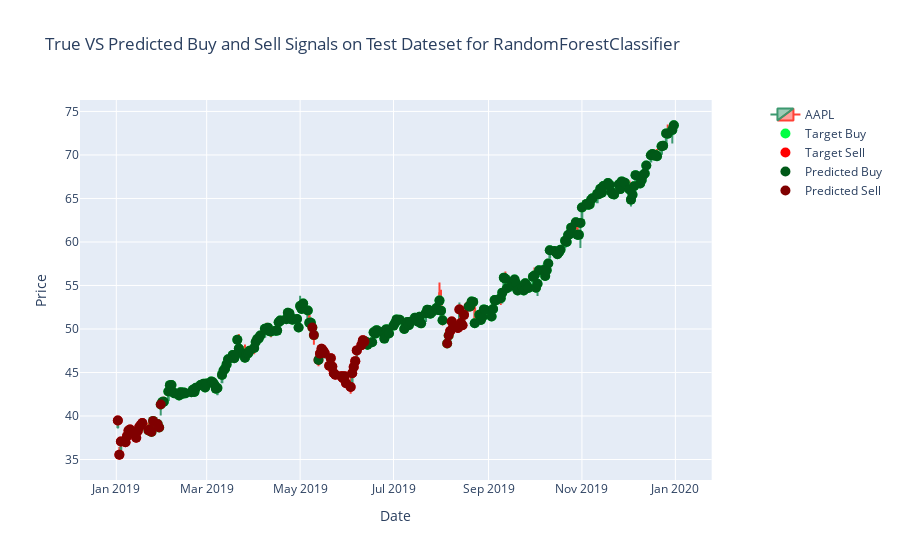

The code cell stored with this chart in its notebook:
### Markdown cell above
##### RandomForestClassifier Test Results
Our RandomForestClassfier model has achived a prediction accuracy of 0.94, a true positive rate of 0.9423 and a true negative rate of 0.93182. All these demonstrate a very high and accurate prediction ability for our RandomForestClassfier model.

### Code cell
randfor_test_metrics, randfor_test_confmat, randfor_test_pred = train_test_eval(randfor_model, x_train, y_train, x_test, y_test)

randfor_test_data = full_stock_df[split_index:].copy()
randfor_test_data['pred'] = randfor_test_pred
randfor_test_fig = plotCandle(randfor_test_data)
randfor_test_fig = plotSignals(randfor_test_fig, randfor_test_data, 'target', id=1)
randfor_test_fig = plotSignals(randfor_test_fig, randfor_test_data, 'pred', id=2)
randfor_test_fig.update_layout(title_text=f'True VS Predicted Buy and Sell Signals on Test Dateset for {type(randfor_model).__name__}')
randfor_test_fig.show()

### Figure 1 — Plotly figure (JSON) as saved in the notebook; plotly's stock layout.template omitted (floating-point values rounded to 4 significant figures; data arrays with more than 128 entries replaced by an {"elided": "..."} marker saying what was removed)
{"data": [{"close": {"elided": "252 float values"}, "high": {"elided": "252 float values"}, "low": {"elided": "252 float values"}, "name": "AAPL", "open": {"elided": "252 float values"}, "type": "candlestick", "x": {"elided": "252 str values"}}, {"marker": {"color": "#00ff44", "size": 10, "symbol": "circle"}, "mode": "markers", "name": "Target Buy", "type": "scatter", "x": {"elided": "208 str values"}, "y": {"elided": "208 float values"}}, {"marker": {"color": "#ff0000", "size": 10, "symbol": "circle"}, "mode": "markers", "name": "Target Sell", "type": "scatter", "x": ["2019-01-02T00:00:00", "2019-01-03T00:00:00", "2019-01-04T00:00:00", "2019-01-07T00:00:00", "2019-01-08T00:00:00", "2019-01-09T00:00:00", "2019-01-10T00:00:00", "2019-01-11T00:00:00", "2019-01-14T00:00:00", "2019-01-15T00:00:00", "2019-01-16T00:00:00", "2019-01-17T00:00:00", "2019-01-18T00:00:00", "2019-05-13T00:00:00", "2019-05-14T00:00:00", "2019-05-15T00:00:00", "2019-05-16T00:00:00", "2019-05-17T00:00:00", "2019-05-20T00:00:00", "2019-05-21T00:00:00", "2019-05-22T00:00:00", "2019-05-23T00:00:00", "2019-05-24T00:00:00", "2019-05-28T00:00:00", "2019-05-29T00:00:00", "2019-05-30T00:00:00", "2019-05-31T00:00:00", "2019-06-03T00:00:00", "2019-06-04T00:00:00", "2019-06-05T00:00:00", "2019-06-06T00:00:00", "2019-06-07T00:00:00", "2019-06-10T00:00:00", "2019-06-11T00:00:00", "2019-08-07T00:00:00", "2019-08-08T00:00:00", "2019-08-09T00:00:00", "2019-08-12T00:00:00", "2019-08-13T00:00:00", "2019-08-14T00:00:00", "2019-08-15T00:00:00", "2019-08-16T00:00:00", "2019-08-19T00:00:00", "2019-08-20T00:00:00"], "y": [39.48, 35.55, 37.06, 36.98, 37.69, 38.33, 38.45, 38.07, 37.5, 38.27, 38.74, 38.97, 39.21, 46.43, 47.17, 47.73, 47.52, 47.25, 45.77, 46.65, 45.69, 44.92, 44.74, 44.56, 44.35, 44.58, 43.77, 43.33, 44.91, 45.63, 46.31, 47.54, 48.15, 48.7, 49.76, 50.86, 50.25, 50.12, 52.24, 50.69, 50.44, 51.62, 52.59, 52.59]}, {"marker": {"color": "#005918", "size": 10, "symbol": "circle"}, "mode": "markers", "name": "Predicted Buy", "type": "scatter", "x": {"elided": "199 str values"}, "y": {"elided": "199 float values"}}, {"marker": {"color": "#800000", "size": 10, "symbol": "circle"}, "mode": "markers", "name": "Predicted Sell", "type": "scatter", "x": ["2019-01-02T00:00:00", "2019-01-03T00:00:00", "2019-01-04T00:00:00", "2019-01-07T00:00:00", "2019-01-08T00:00:00", "2019-01-09T00:00:00", "2019-01-10T00:00:00", "2019-01-11T00:00:00", "2019-01-14T00:00:00", "2019-01-15T00:00:00", "2019-01-16T00:00:00", "2019-01-17T00:00:00", "2019-01-18T00:00:00", "2019-01-22T00:00:00", "2019-01-23T00:00:00", "2019-01-24T00:00:00", "2019-01-25T00:00:00", "2019-01-28T00:00:00", "2019-01-29T00:00:00", "2019-01-30T00:00:00", "2019-05-09T00:00:00", "2019-05-10T00:00:00", "2019-05-14T00:00:00", "2019-05-15T00:00:00", "2019-05-16T00:00:00", "2019-05-17T00:00:00", "2019-05-20T00:00:00", "2019-05-21T00:00:00", "2019-05-22T00:00:00", "2019-05-23T00:00:00", "2019-05-24T00:00:00", "2019-05-28T00:00:00", "2019-05-29T00:00:00", "2019-05-30T00:00:00", "2019-05-31T00:00:00", "2019-06-03T00:00:00", "2019-06-04T00:00:00", "2019-06-05T00:00:00", "2019-06-06T00:00:00", "2019-06-07T00:00:00", "2019-06-10T00:00:00", "2019-06-11T00:00:00", "2019-06-12T00:00:00", "2019-08-05T00:00:00", "2019-08-06T00:00:00", "2019-08-07T00:00:00", "2019-08-08T00:00:00", "2019-08-09T00:00:00", "2019-08-12T00:00:00", "2019-08-13T00:00:00", "2019-08-14T00:00:00", "2019-08-15T00:00:00", "2019-08-16T00:00:00"], "y": [39.48, 35.55, 37.06, 36.98, 37.69, 38.33, 38.45, 38.07, 37.5, 38.27, 38.74, 38.97, 39.21, 38.33, 38.48, 38.17, 39.44, 39.08, 38.67, 41.31, 50.18, 49.29, 47.17, 47.73, 47.52, 47.25, 45.77, 46.65, 45.69, 44.92, 44.74, 44.56, 44.35, 44.58, 43.77, 43.33, 44.91, 45.63, 46.31, 47.54, 48.15, 48.7, 48.55, 48.33, 49.25, 49.76, 50.86, 50.25, 50.12, 52.24, 50.69, 50.44, 51.62]}], "layout": {"title": {"text": "True VS Predicted Buy and Sell Signals on Test Dateset for RandomForestClassifier"}, "xaxis": {"anchor": "y", "domain": [0, 0.94], "rangeslider": {"visible": false}, "title": {"text": "Date"}}, "yaxis": {"anchor": "x", "domain": [0, 1], "title": {"text": "Price"}}, "yaxis2": {"anchor": "x", "overlaying": "y", "side": "right"}}}
